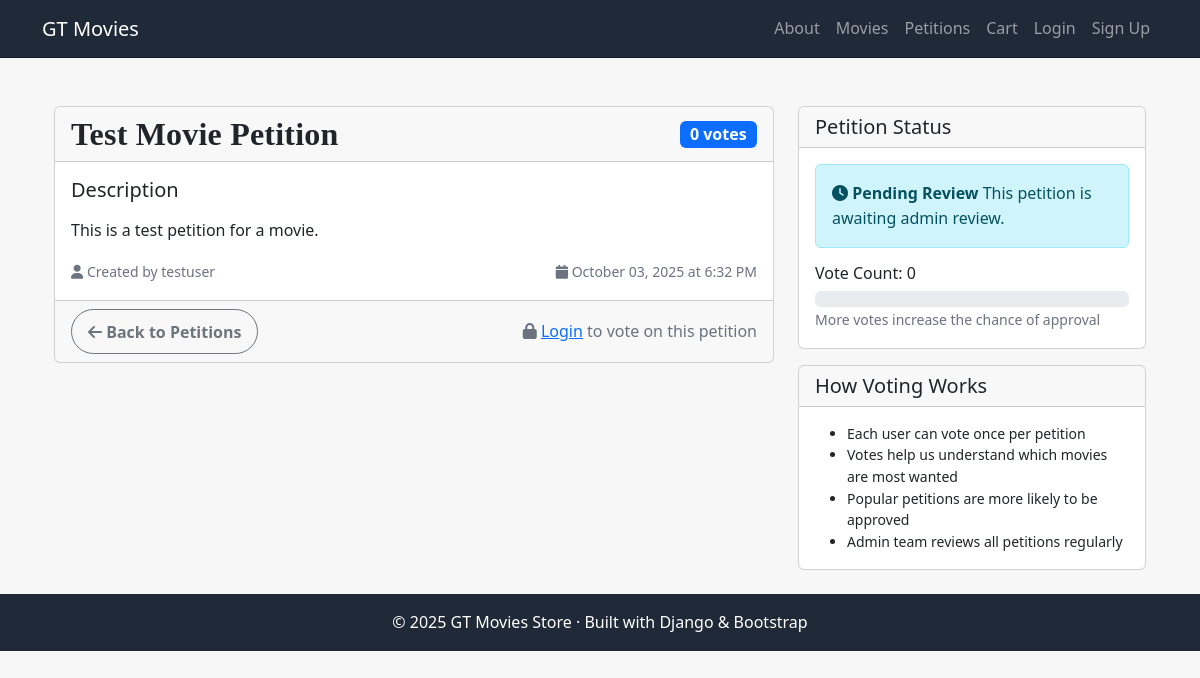
/movies/petitions/1/, run on the app's committed database.
### movies/models.py (models this page shows, shortened)
class MoviePetition(models.Model):
    title = models.CharField(max_length=200)
    description = models.TextField()
    created_by = models.ForeignKey(User, on_delete=models.CASCADE)
    created_at = models.DateTimeField(auto_now_add=True)
    is_approved = models.BooleanField(default=False)
    class Meta:
        ordering = ['-created_at']
    @property
    def vote_count(self):
        return self.votes.count()

### movies/views.py (the view)
# urls.py: path('petitions/<int:id>/', views.petition_detail, name='petition_detail'),
def petition_detail(request, id):
    petition = get_object_or_404(MoviePetition, id=id)
    has_voted = petition.has_user_voted(request.user) if request.user.is_authenticated else False
    template_data = {
        "title": petition.title,
        "petition": petition,
        "has_voted": has_voted
    }
    return render(request, "movies/petition_detail.html", {"template_data": template_data})

### movies/templates/movies/petition_detail.html (shortened to what this page needs)
{% extends "base.html" %}
{% block content %}
<div class="container mt-4">
  <div class="row">
    <div class="col-md-8">
      <div class="card">
        <div class="card-header">
          <div class="d-flex justify-content-between align-items-center">
            <h2 class="mb-0">{{ template_data.petition.title }}</h2>
            <span class="badge bg-primary fs-6">{{ template_data.petition.vote_count }} votes</span>
          </div>
        </div>
        <div class="card-body">
          <div class="mb-3">
            <h5>Description</h5>
            <p class="card-text">{{ template_data.petition.description|linebreaks }}</p>
          </div>
          <div class="row">
            <div class="col-md-6">
              <small class="text-muted">
                <i class="fas fa-user"></i> Created by {{ template_data.petition.created_by.username }}
              </small>
            </div>
            <div class="col-md-6 text-end">
              <small class="text-muted">
                <i class="fas fa-calendar"></i> {{ template_data.petition.created_at|date:"F d, Y \a\t g:i A" }}
              </small>
            </div>
          </div>
        </div>
        <div class="card-footer">
          <div class="d-flex justify-content-between align-items-center">
            <a href="{% url 'petition_list' %}" class="btn btn-outline-secondary">
              <i class="fas fa-arrow-left"></i> Back to Petitions
            </a>
            {% if user.is_authenticated %}
              {% if template_data.has_voted %}
                <div class="text-success">
                  <i class="fas fa-check-circle"></i> You have voted on this petition
                </div>
              {% else %}
                <form method="post" action="{% url 'petition_vote' template_data.petition.id %}" class="d-inline">
                  {% csrf_token %}
                  <button type="submit" class="btn btn-success" id="vote-btn">
                    <i class="fas fa-thumbs-up"></i> Vote for this Movie
                  </button>
                </form>
              {% endif %}
            {% else %}
              <div class="text-muted">
                <i class="fas fa-lock"></i>
                <a href="{% url 'login' %}">Login</a> to vote on this petition
              </div>
            {% endif %}
          </div>
        </div>
      </div>
    </div>
    <div class="col-md-4">
      <div class="card">
        <div class="card-header">
          <h5 class="mb-0">Petition Status</h5>
        </div>
        <div class="card-body">
          {% if template_data.petition.is_approved %}
            <div class="alert alert-success">
              <i class="fas fa-check-circle"></i>
              <strong>Approved!</strong> This movie has been added to our catalog.
            </div>
          {% else %}
            <div class="alert alert-info">
              <i class="fas fa-clock"></i>
              <strong>Pending Review</strong> This petition is awaiting admin review.
            </div>
          {% endif %}
          <div class="mt-3">
            <h6>Vote Count: {{ template_data.petition.vote_count }}</h6>
            <div class="progress">
            </div>
            <small class="text-muted">More votes increase the chance of approval</small>
          </div>
        </div>
      </div>
      <div class="card mt-3">
        <div class="card-header">
          <h5 class="mb-0">How Voting Works</h5>
        </div>
        <div class="card-body">
          <ul class="mb-0 small">
            <li>Each user can vote once per petition</li>
            <li>Votes help us understand which movies are most wanted</li>
            <li>Popular petitions are more likely to be approved</li>
            <li>Admin team reviews all petitions regularly</li>
          </ul>
        </div>
      </div>
    </div>
  </div>
</div>
{% endblock %}

### GT_Movies_App/static/css/style.css (style rules this page uses)
:root { --bg:#f7f7f8; --surface:#ffffff; --text:#1e1f23; --muted:#6b7280; --line:#e6e7eb; --brand:#2f5d62; --brand-2:#b08968; --shadow:0 8px 24px rgba(0,0,0,.06); }
html,body { height:100% }
body { margin:0; background:var(--bg); color:var(--text); font-family: "Source Sans 3", system-ui, -apple-system, Segoe UI, Roboto, Arial, sans-serif; line-height:1.55; }
h1,h2,h3,h4 { font-family: "Playfair Display", Georgia, "Times New Roman", serif; font-weight:700; letter-spacing:.2px; }
.btn { border-radius:999px; padding:.6rem 1rem; font-weight:600; }
.text-muted { color:var(--muted) !important }
html, body { background: var(--bg) !important; color: var(--text); }

### data on the page
MoviePetition: petition "Test Movie Petition", petition.vote_count "0", petition.description "This is a test petition for a movie.", petition.created_by.username "testuser", petition.created_at "October 03, 2025 at 6:32 PM"
